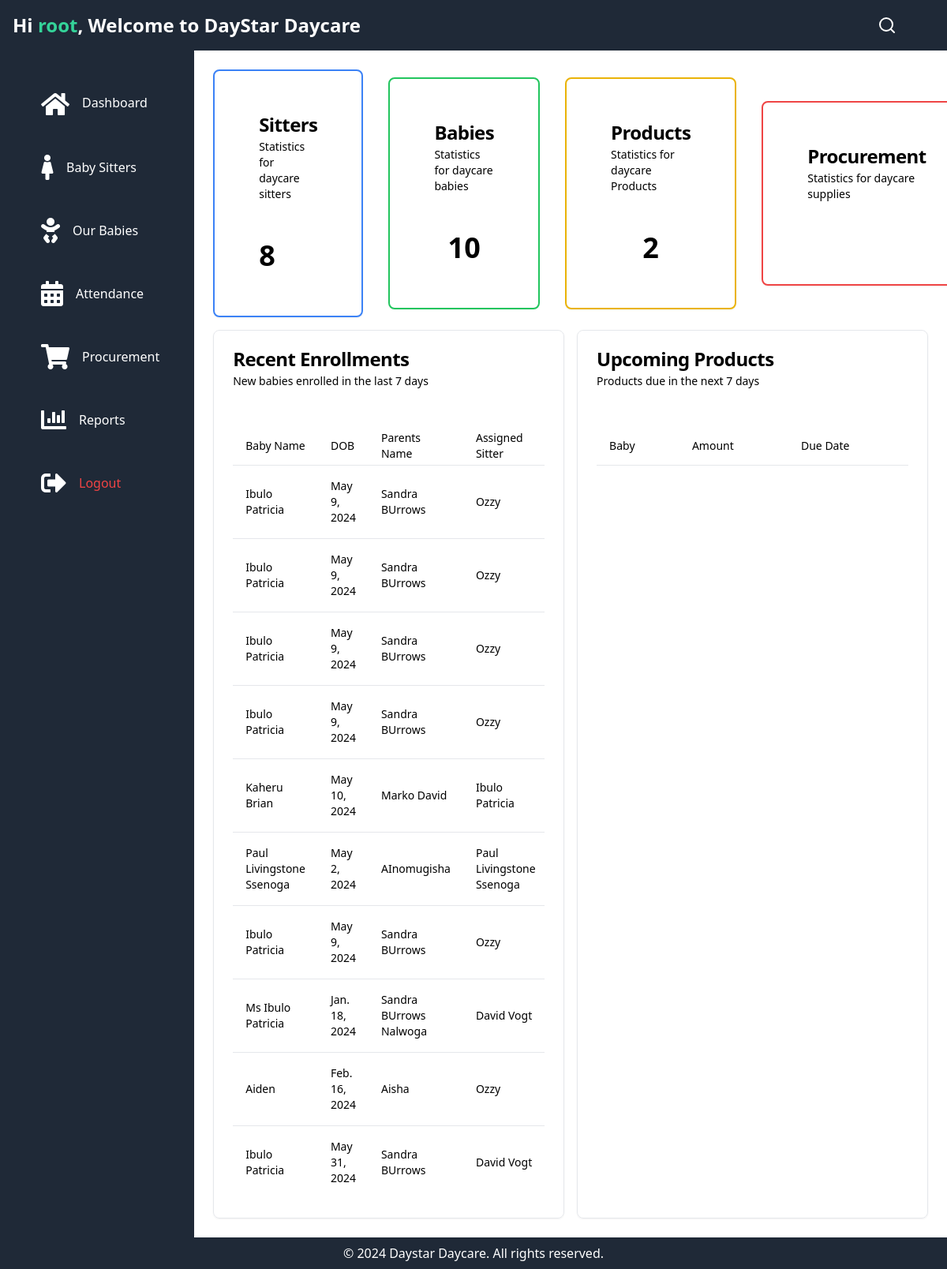
The app's page /dashboard/ (signed in) with its own data.
### schoolApp/models.py (models this page shows, shortened)
class Baby(models.Model):
    name = models.CharField(max_length=50)
    gender = models.CharField(max_length=10)
    dob = models.DateField()
    location = models.CharField(max_length=50)
    parent_name = models.CharField(max_length=50)
    baby_number = models.IntegerField()
    sitter = models.ForeignKey(Sitter, on_delete=models.CASCADE)

class Sitter(models.Model):
    name = models.CharField(help_text='Write the both first and last name of the sitter', max_length=100)
    location = models.CharField(max_length=100)
    date_of_birth = models.DateField(('birth date'), default=date.today)
    gender = models.CharField(max_length=10)
    nin_no = models.CharField(max_length=20, unique=True, blank=True)
    religion = models.CharField(max_length=50, blank=True, default='Christian')
    education_level = models.CharField(max_length=100, blank=True)
    sitter_number = models.CharField(max_length=20, unique=True, blank=True)
    contact = models.CharField(max_length=15, blank=True, default='+256XXXXXXXXX')
    is_active = models.BooleanField(default=True)

### schoolApp/views.py (the view)
# urls.py: path('dashboard/', indexView, name='index'),
def indexView(request):
    context = {
        'sitters_count': Sitter.objects.count(),
        'babies_count': Baby.objects.count(),
        'products_count': Product.objects.count(),
        'transactions_count': Transaction.objects.count(),
        'babies': Baby.objects.all(),
        'products': Product.objects.all(),
    }
    return render(request, 'index.html', context)

### schoolApp/templates/index.html (shortened to what this page needs)
{% extends 'base2.html' %}
{% block content %}
<div class="flex-1 overflow-auto">
  <main class="flex-auto h-full flex-col gap-4 p-4 md:gap-8 md:p-6">
    <div class="flex items-center gap-8">
      <div
        class="rounded-lg flex-grow bg-card text-card-foreground shadow-sm border-2 border-blue-500 flex-col items-center justify-center p-8"
        data-v0-t="card"
      >
        <div class="flex flex-col space-y-1.5 p-6">
          <h3
            class="whitespace-nowrap text-2xl font-semibold leading-none tracking-tight"
          >
            Sitters
          </h3>
          <p class="text-sm text-muted-foreground">
            Statistics for daycare sitters
          </p>
        </div>
        <div class="p-6 flex items-center justify-between">
          <div class="text-4xl font-bold">{{ sitters_count }}</div>
        </div>
      </div>
      <div
        class="rounded-lg flex-grow bg-card text-card-foreground shadow-sm border-2 border-green-500 flex flex-col items-center justify-center p-8"
        data-v0-t="card"
      >
        <div class="flex flex-col space-y-1.5 p-6">
          <h3
            class="whitespace-nowrap text-2xl font-semibold leading-none tracking-tight"
          >
            Babies
          </h3>
          <p class="text-sm text-muted-foreground">
            Statistics for daycare babies
          </p>
        </div>
        <div class="p-6 flex items-center justify-between">
          <div class="text-4xl font-bold">{{ babies_count }}</div>
        </div>
      </div>
      <div
        class="rounded-lg flex-grow bg-card text-card-foreground shadow-sm border-2 border-yellow-500 flex flex-col items-center justify-center p-8"
        data-v0-t="card"
      >
        <div class="flex flex-col space-y-1.5 p-6">
          <h3
            class="whitespace-nowrap text-2xl font-semibold leading-none tracking-tight"
          >
            Products
          </h3>
          <p class="text-sm text-muted-foreground">
            Statistics for daycare Products
          </p>
        </div>
        <div class="p-6 flex items-center justify-between">
          <div class="text-4xl font-bold">{{ products_count }}</div>
        </div>
      </div>
      <div
        class="rounded-lg flex-grow bg-card text-card-foreground shadow-sm border-2 border-red-500 flex flex-col items-center justify-center p-8"
        data-v0-t="card"
      >
        <div class="flex flex-col space-y-1.5 p-6">
          <h3
            class="whitespace-nowrap text-2xl font-semibold leading-none tracking-tight"
          >
            Procurement
          </h3>
          <p class="text-sm text-muted-foreground">
            Statistics for daycare supplies
          </p>
        </div>
        <div class="p-6 flex items-center justify-between">
        </div>
      </div>
    </div>
    <div class="grid grid-cols-1 gap-4 mt-4 md:grid-cols-2">
      <div
        class="rounded-lg border bg-card text-card-foreground shadow-sm"
        data-v0-t="card"
      >
        <div class="flex flex-col space-y-1.5 p-6">
          <h3
            class="whitespace-nowrap text-2xl font-semibold leading-none tracking-tight"
          >
            Recent Enrollments
          </h3>
          <p class="text-sm text-muted-foreground">
            New babies enrolled in the last 7 days
          </p>
        </div>
        <div class="p-6">
          <div class="relative w-full overflow-auto">
            <table class="w-full caption-bottom text-sm">
              <thead class="[&amp;_tr]:border-b">
                <tr
                  class="border-b transition-colors hover:bg-muted/50 data-[state=selected]:bg-muted"
                >
                  <th
                    class="h-12 px-4 text-left align-middle font-medium text-muted-foreground [&amp;:has([role=checkbox])]:pr-0"
                  >
                    Baby Name
                  </th>
                  <th
                    class="h-12 px-4 text-left align-middle font-medium text-muted-foreground [&amp;:has([role=checkbox])]:pr-0"
                  >
                    DOB
                  </th>
                  <th class="h-12 px-4 text-left align-middle font-medium text-muted-foreground [&amp;:has([role=checkbox])]:pr-0">
                    Parents Name
                  </th>
                  <th class="h-12 px-4 text-left align-middle font-medium text-muted-foreground [&amp;:has([role=checkbox])]:pr-0">
                    Assigned Sitter
                  </th>
                </tr>
              </thead>
              <tbody class="[&amp;_tr:last-child]:border-0">
                {% for baby in babies %}
                <tr
                  class="border-b transition-colors hover:bg-muted/50 data-[state=selected]:bg-muted"
                >
                  <td
                    class="p-4 align-middle [&amp;:has([role=checkbox])]:pr-0"
                  >
                    {{baby.name}}
                  </td>
                    <td class="p-4 align-middle [&amp;:has([role=checkbox])]:pr-0">
                      {{baby.dob}}
                    </td>
                  <td
                    class="p-4 align-middle [&amp;:has([role=checkbox])]:pr-0"
                  >
                    {{baby.parent_name}}
                  </td>
                  <td class="p-4 align-middle [&amp;:has([role=checkbox])]:pr-0">
                    {{baby.sitter.name}}
                  </td>
                </tr>
                {% endfor %}
              </tbody>
            </table>
          </div>
        </div>
      </div>
      <div
        class="rounded-lg border bg-card text-card-foreground shadow-sm"
        data-v0-t="card"
      >
        <div class="flex flex-col space-y-1.5 p-6">
          <h3
            class="whitespace-nowrap text-2xl font-semibold leading-none tracking-tight"
          >
            Upcoming Products
          </h3>
          <p class="text-sm text-muted-foreground">
            Products due in the next 7 days
          </p>
        </div>
        <div class="p-6">
          <div class="relative w-full overflow-auto">
            <table class="w-full caption-bottom text-sm">
              <thead class="[&amp;_tr]:border-b">
                <tr
                  class="border-b transition-colors hover:bg-muted/50 data-[state=selected]:bg-muted"
                >
                  <th
                    class="h-12 px-4 text-left align-middle font-medium text-muted-foreground [&amp;:has([role=checkbox])]:pr-0"
                  >
                    Baby
                  </th>
                  <th
                    class="h-12 px-4 text-left align-middle font-medium text-muted-foreground [&amp;:has([role=checkbox])]:pr-0"
                  >
                    Amount
                  </th>
                  <th
                    class="h-12 px-4 text-left align-middle font-medium text-muted-foreground [&amp;:has([role=checkbox])]:pr-0"
                  >
                    Due Date
                  </th>
                </tr>
              </thead>
            </table>
          </div>
        </div>
      </div>
    </div>
  </main>
</div>
{% endblock %}

### schoolApp/templates/base2.html (shortened to what this page needs)
{% load static %}
<!DOCTYPE html>
<html>
<head>
  <link href="https://cdn.tailwindcss.com/2.2.19/tailwind.min.css" rel="stylesheet" />
  <link rel="stylesheet" href="https://cdnjs.cloudflare.com/ajax/libs/font-awesome/5.15.3/css/all.min.css">
  <script src="https://cdn.tailwindcss.com"></script>
</head>
<body class="flex flex-col h-screen">
  <div class="flex h-screen w-full flex-col ">
    <header class="bg-gray-800 text-white p-4 flex items-center justify-between  ">
      <div class="flex items-center gap-4">
        <!-- <svg xmlns="http://www.w3.org/2000/svg" fill="currentColor" class="w-6 h-6" viewBox="0 0 20 20">
  <path fill-rule="evenodd" d="M10 16.32l3.09 1.64-.59-3.54 2.5-2.58-3.48-.51L10 7.77 8.58 10.03l-3.48.51 2.5 2.58-.59 3.54z" clip-rule="evenodd"/>
</svg>     {% if user.is_authenticated %} -->
        <div class="flex justify-between w-full">
          <div class="text-center ml-auto">
            <h1 class="text-2xl font-bold leading-tight">
              Hi <span style="color: #34D399; text-decoration: none;">{{user.username}}</span>, Welcome to DayStar
              Daycare
            </h1>
          </div>
        </div>
        {% endif %}
      </div>
      <div class="flex items-center gap-4">
        <svg xmlns="http://www.w3.org/2000/svg" width="24" height="24" viewBox="0 0 24 24" fill="none"
          stroke="currentColor" stroke-width="2" stroke-linecap="round" stroke-linejoin="round" class="h-6 w-6">
          <circle cx="11" cy="11" r="8"></circle>
          <path d="m21 21-4.3-4.3"></path>
        </svg>
        <span class="relative flex shrink-0 overflow-hidden rounded-full h-8 w-8">
      </div>
    </header>
    <main class="flex-auto flex justify-center">
      <nav class="flex flex-col bg-gray-800 text-white p-8 width 300px">
        <a class="mb-4 flex items-center gap-2 rounded-md px-3 py-2 hover:bg-[#0077b6]/80" href="{% url 'index' %}">
          <i class="fas fa-home text-g fa-2x p-2 mt-1"></i>
          <span class="text-white">Dashboard</span>
        </a>
        <a class="mb-4 flex items-center gap-2 rounded-md px-3 py-2 hover:bg-[#0077b6]/80"
          href="{% url 'list_sitters' %}">
          <i class="fas fa-female fa-2x p-2"></i>
          <span>Baby Sitters</span>
        </a>
        <a class="mb-4 flex items-center gap-2 rounded-md px-3 py-2 hover:bg-[#0077b6]/80"
          href="{% url 'list_babies' %}">
          <i class="fas fa-baby fa-2x p-2"></i>
          <span>Our Babies</span>
        </a>
        <a class="mb-4 flex items-center gap-2 rounded-md px-3 py-2 hover:bg-[#0077b6]/80"
          href="{% url 'list_attendance' %}">
          <i class="fas fa-calendar-alt fa-2x p-2"></i>
          <span>Attendance</span>
        </a>
        <a class="mb-4 flex items-center gap-2 rounded-md px-3 py-2 hover:bg-[#0077b6]/80"
          href="{% url 'list_products' %}">
          <i class="fas fa-shopping-cart fa-2x p-2"></i>
          <span>Procurement</span>
        </a>
        <a class="mb-4 flex items-center gap-2 rounded-md px-3 py-2 hover:bg-[#0077b6]/80" href="{% url 'reports' %}">
          <i class="fas fa-chart-bar fa-2x p-2"></i>
          <span>Reports</span>
        </a>
        <div class="mb-4 flex items-center gap-2 rounded-md px-3 py-2 hover:bg-[#0077b6]/80">
          {% if user.is_authenticated %}
          <i class="fas fa-sign-out-alt fa-2x p-2"></i>
          <a href="{% url 'logout' %}" class="text-red-500">Logout</a>
        </div>
        {% endif %}
      </nav>
      {% block content %} {% endblock %}
    </main>
  </div>
  <footer class="bg-gray-800 text-white p-2 flex items-center justify-center">
    <p>© 2024 Daystar Daycare. All rights reserved.</p>
  </footer>
  <link rel="stylesheet" href="https://cdn.jsdelivr.net/npm/bootstrap@4.6.2/dist/js/bootstrap.bundle.min.js" />
</body>
</html>

### records on screen
Baby: name "Ibulo Patricia", dob "May 9, 2024", parent_name "Sandra BUrrows", sitter.name "Ozzy"
Baby: name "Ibulo Patricia", dob "May 9, 2024", parent_name "Sandra BUrrows", sitter.name "Ozzy"
Baby: name "Ibulo Patricia", dob "May 9, 2024", parent_name "Sandra BUrrows", sitter.name "Ozzy"
Baby: name "Ibulo Patricia", dob "May 9, 2024", parent_name "Sandra BUrrows", sitter.name "Ozzy"
Baby: name "Kaheru Brian", dob "May 10, 2024", parent_name "Marko David", sitter.name "Ibulo Patricia"
Baby: name "Paul Livingstone Ssenoga", dob "May 2, 2024", parent_name "AInomugisha", sitter.name "Paul Livingstone Ssenoga"
Baby: name "Ibulo Patricia", dob "May 9, 2024", parent_name "Sandra BUrrows", sitter.name "Ozzy"
Baby: name "Ms Ibulo Patricia", dob "Jan. 18, 2024", parent_name "Sandra BUrrows Nalwoga", sitter.name "David Vogt"
Baby: name "Aiden", dob "Feb. 16, 2024", parent_name "Aisha", sitter.name "Ozzy"
Baby: name "Ibulo Patricia", dob "May 31, 2024", parent_name "Sandra BUrrows", sitter.name "David Vogt"

### other values on screen
{{ user.username }} "root"
{{ sitters_count }} "8"
{{ babies_count }} "10"
{{ products_count }} "2"
